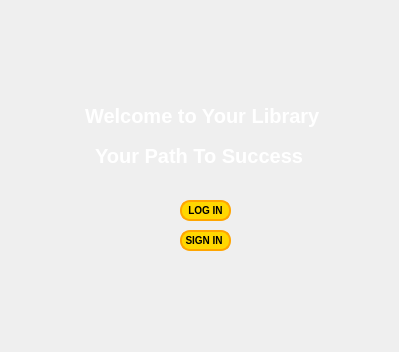
<?xml version="1.0" encoding="UTF-8"?>
<ui version="4.0">
 <class>MainWindow</class>
 <widget class="QMainWindow" name="MainWindow">
  <property name="geometry">
   <rect>
    <x>0</x>
    <y>0</y>
    <width>399</width>
    <height>352</height>
   </rect>
  </property>
  <property name="windowTitle">
   <string>MainWindow</string>
  </property>
  <widget class="QWidget" name="centralwidget">
   <widget class="QLabel" name="label">
    <property name="geometry">
     <rect>
      <x>-60</x>
      <y>-20</y>
      <width>521</width>
      <height>401</height>
     </rect>
    </property>
    <property name="styleSheet">
     <string notr="true">image: url(:/new/prefix2/Resources/milad-fakurian-E8Ufcyxz514-unsplash.jpg);</string>
    </property>
    <property name="text">
     <string/>
    </property>
   </widget>
   <widget class="QPushButton" name="pushButton_2">
    <property name="geometry">
     <rect>
      <x>180</x>
      <y>230</y>
      <width>51</width>
      <height>21</height>
     </rect>
    </property>
    <property name="styleSheet">
     <string notr="true">QPushButton {
    background-color: #FFD700; /* Couleur jaune (Gold) */
    color: black; /* Texte noir */
    border: 2px solid #FFA500; /* Bordure orange */
    border-radius: 10px; /* Coins arrondis */
    font-size: 10px; /* Taille du texte */
    font-weight: bold; /* Texte en gras */
}

QPushButton:hover {
    background-color: #FFC107; /* Couleur jaune plus claire au survol */
}

QPushButton:pressed {
    background-color: #87CEEB; /* Couleur jaune foncée lorsqu'on clique */
    border: 2px solid #FF6F00; /* Bordure plus foncée */
}
</string>
    </property>
    <property name="text">
     <string>SIGN IN </string>
    </property>
   </widget>
   <widget class="QLabel" name="label_2">
    <property name="geometry">
     <rect>
      <x>80</x>
      <y>120</y>
      <width>251</width>
      <height>71</height>
     </rect>
    </property>
    <property name="font">
     <font>
      <family>Arial</family>
      <pointsize>-1</pointsize>
      <bold>true</bold>
     </font>
    </property>
    <property name="styleSheet">
     <string notr="true">QLabel 
{
color: white; /* Couleur du texte en jaune (Gold) FFD700*/
 font-size: 20px; /* Taille du texte */
    font-weight: bold; /* Texte en gras */
    font-family: Arial, sans-serif; /* Police de caractère */
    text-align: center; /* Centrer le texte */
    padding: 10px; /* Espacement autour du texte */
}

QLabel:hover {
    color: #FFD700; /* Couleur du texte plus claire au survol */
}

QLabel:focus {
    border: 2px solid #ADD8E6; /* Bordure orange lorsqu'en focus */
}
</string>
    </property>
    <property name="text">
     <string>Your Path To Success</string>
    </property>
   </widget>
   <widget class="QPushButton" name="pushButton">
    <property name="geometry">
     <rect>
      <x>180</x>
      <y>200</y>
      <width>51</width>
      <height>21</height>
     </rect>
    </property>
    <property name="font">
     <font>
      <pointsize>-1</pointsize>
      <bold>true</bold>
     </font>
    </property>
    <property name="styleSheet">
     <string notr="true">QPushButton {
    background-color: #FFD700; /* Couleur jaune (Gold) */
    color: black; /* Texte noir */
    border: 2px solid #FFA500; /* Bordure orange */
    border-radius: 10px; /* Coins arrondis */
    font-size: 10px; /* Taille du texte */
    font-weight: bold; /* Texte en gras */
}

QPushButton:hover {
    background-color: #FFC107; /* Couleur jaune plus claire au survol */
}

QPushButton:pressed {
    background-color: #87CEEB; /* Couleur jaune foncée lorsqu'on clique */
    border: 2px solid #FF6F00; /* Bordure plus foncée */
}
</string>
    </property>
    <property name="text">
     <string>LOG IN</string>
    </property>
   </widget>
   <widget class="QLabel" name="label_3">
    <property name="geometry">
     <rect>
      <x>70</x>
      <y>80</y>
      <width>281</width>
      <height>71</height>
     </rect>
    </property>
    <property name="font">
     <font>
      <family>Arial</family>
      <pointsize>-1</pointsize>
      <bold>true</bold>
     </font>
    </property>
    <property name="styleSheet">
     <string notr="true">QLabel 
{
color: white; /* Couleur du texte en jaune (Gold) FFD700*/
 font-size: 20px; /* Taille du texte */
    font-weight: bold; /* Texte en gras */
    font-family: Arial, sans-serif; /* Police de caractère */
    text-align: center; /* Centrer le texte */
    padding: 10px; /* Espacement autour du texte */
}

QLabel:hover {
    color: #FFD700; /* Couleur du texte plus claire au survol */
}

QLabel:focus {
    border: 2px solid #ADD8E6; /* Bordure orange lorsqu'en focus */
}
</string>
    </property>
    <property name="text">
     <string>Welcome to Your Library</string>
    </property>
   </widget>
   <widget class="QLabel" name="label_6">
    <property name="geometry">
     <rect>
      <x>120</x>
      <y>-20</y>
      <width>151</width>
      <height>141</height>
     </rect>
    </property>
    <property name="styleSheet">
     <string notr="true">image: url(:/new/prefix4/Resources/Premium_Vector___Man_reading_book_Logo_Template_Design-removebg-preview (1).png);</string>
    </property>
    <property name="text">
     <string/>
    </property>
   </widget>
  </widget>
 </widget>
 <resources/>
 <connections/>
</ui>
